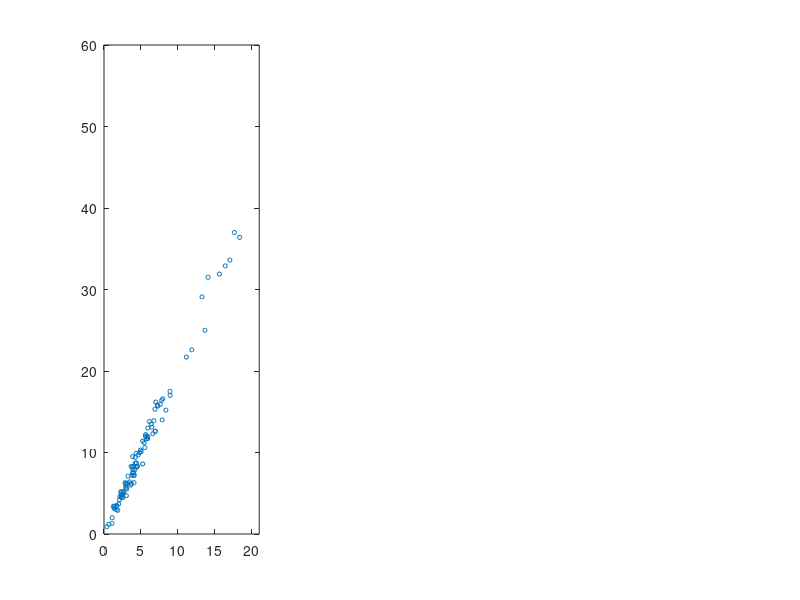

The MATLAB script that drew this image: (Note: this script raises an error after producing the figure.)


sx = 0.7;
mx = 1.4;
x = exp(randn(100,1)*sx+mx);
y = poissrnd(20*x);


u = randn(100,1);

su1 = sx/2;
su2 = sx;

x1 = x.*exp(u*su1-1/2*su1^2);
x2 = x.*exp(u*su2-1/2*su2^2);
xi=linspace(0,max(x2),1000);


figure(2);clf
subplot(131)
plot(x,y/10,'o','markersize',3)
hold all
xlim([0 max(x2)])
refline(2,0)
ylabel({'recruitment','(seedlings, saplings)'})
title('no error')

subplot(132)
plot(x1,y/10,'o','markersize',3)
hold all
phat = glmfit(log(x1),y,'poisson');
plot(xi,(exp(phat(1))*xi.^phat(2))/10,'r-')
xlim([0 max(x2)])
refline(2,0)
xlabel('conspecific density (adults or seeds)')
title('small error')
legend('observed data','fitted line','true line');legend('boxoff')

subplot(133)
plot(x2,y/10,'o','markersize',3)
hold all
phat = glmfit(log(x2),y,'poisson');
plot(xi,(exp(phat(1))*xi.^phat(2))/10,'r-')
xlim([0 max(x2)])
refline(2,0)
title('large error')

sublabel
